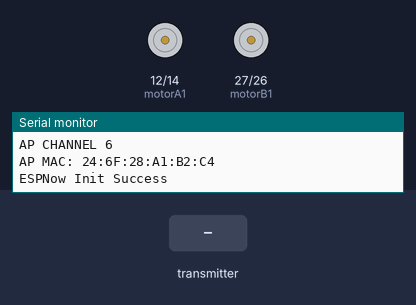
Recording of a sketch running on a simulated ESP32. On the bench: motor-driver pin pairs drawn as motors (green arrow = first pin HIGH = forward, orange = second pin HIGH = backward, longer = more drive), the last lines printed to the serial monitor. The inputs (shaded band) are chosen by the test bench.

Above: at 1.2 s.
1.3 s: the transmitter starts sending xvalue = 0
At 2.4 s:
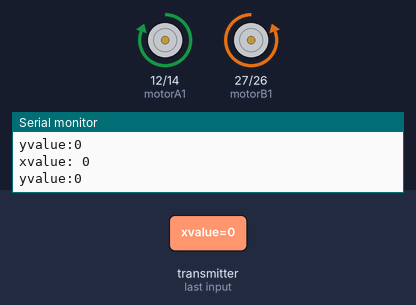
2.8 s: the transmitter starts sending xvalue = 4095
At 3.5 s:
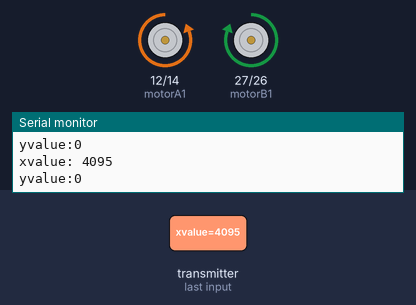
4.3 s: the transmitter starts sending xvalue = 1024
At 4.7 s:
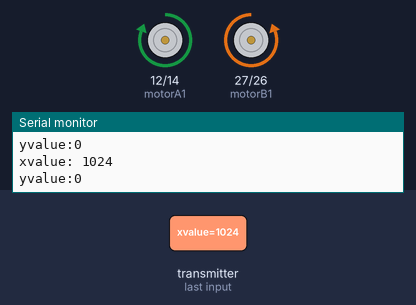
Timing chart, 0 to 7.3 s (numbered marks = the images above; inputs shaded):
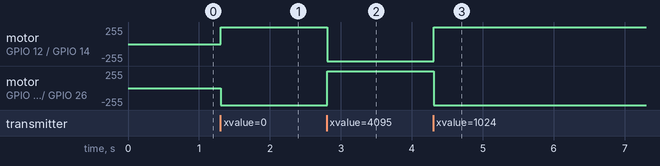

The sketch:

ESPNow_Basic_Slave.ino
```cpp
/**
   ESPNOW - Basic communication - Slave
   Date: 26th September 2017
   Author: Arvind Ravulavaru <https://github.com/arvindr21>
   Purpose: ESPNow Communication between a Master ESP32 and a Slave ESP32
   Description: This sketch consists of the code for the Slave module.
   Resources: (A bit outdated)
   a. https://espressif.com/sites/default/files/documentation/esp-now_user_guide_en.pdf
   b. http://www.esploradores.com/practica-6-conexion-esp-now/

   << This Device Slave >>

   Flow: Master
   Step 1 : ESPNow Init on Master and set it in STA mode
   Step 2 : Start scanning for Slave ESP32 (we have added a prefix of `slave` to the SSID of slave for an easy setup)
   Step 3 : Once found, add Slave as peer
   Step 4 : Register for send callback
   Step 5 : Start Transmitting data from Master to Slave

   Flow: Slave
   Step 1 : ESPNow Init on Slave
   Step 2 : Update the SSID of Slave with a prefix of `slave`
   Step 3 : Set Slave in AP mode
   Step 4 : Register for receive callback and wait for data
   Step 5 : Once data arrives, print it in the serial monitor

   Note: Master and Slave have been defined to easily understand the setup.
         Based on the ESPNOW API, there is no concept of Master and Slave.
         Any devices can act as master or salve.
*/

#include <esp_now.h>
#include <WiFi.h>

#define CHANNEL 1
//定义电机A引脚
int motorA1 = 12;
int motorA2 = 14;
//定义电机B引脚
int motorB1 = 27;
int motorB2 = 26;
// 设置数据结构体
typedef struct struct_message {
  //String board_name;
  int xvalue;
  int yvalue;
} struct_message;

struct_message myData;
// Init ESP Now with fallback
void InitESPNow() {
  WiFi.disconnect();
  if (esp_now_init() == ESP_OK) {
    Serial.println("ESPNow Init Success");
  }
  else {
    Serial.println("ESPNow Init Failed");
    // Retry InitESPNow, add a counte and then restart?
    // InitESPNow();
    // or Simply Restart
    ESP.restart();
  }
}

// config AP SSID
void configDeviceAP() {
  const char *SSID = "Slave_1";
  bool result = WiFi.softAP(SSID, "Slave_1_Password", CHANNEL, 0);
  if (!result) {
    Serial.println("AP Config failed.");
  } else {
    Serial.println("AP Config Success. Broadcasting with AP: " + String(SSID));
    Serial.print("AP CHANNEL "); Serial.println(WiFi.channel());
  }
}

void setup() {
  Serial.begin(115200);
    //设置引脚模式为输出
  pinMode(motorA1, OUTPUT);
  pinMode(motorA2, OUTPUT);
  pinMode(motorB1, OUTPUT);
  pinMode(motorB2, OUTPUT);

  Serial.println("ESPNow/Basic/Slave Example");
  //Set device in AP mode to begin with
  WiFi.mode(WIFI_AP);
  // configure device AP mode
  configDeviceAP();
  // This is the mac address of the Slave in AP Mode
  Serial.print("AP MAC: "); Serial.println(WiFi.softAPmacAddress());
  // Init ESPNow with a fallback logic
  InitESPNow();
  // Once ESPNow is successfully Init, we will register for recv CB to
  // get recv packer info.
  esp_now_register_recv_cb(OnDataRecv);
}

// callback when data is recv from Master
void OnDataRecv(const uint8_t *mac_addr, const uint8_t *incomingData, int data_len) {

  // char macStr[18];
  // snprintf(macStr, sizeof(macStr), "%02x:%02x:%02x:%02x:%02x:%02x",
  //          mac_addr[0], mac_addr[1], mac_addr[2], mac_addr[3], mac_addr[4], mac_addr[5]);
  // Serial.print("Last Packet Recv from: "); Serial.println(macStr);
  // Serial.print("Last Packet Recv Data: "); Serial.println(*data);
  // Serial.println("");

  memcpy(&myData, incomingData, sizeof(myData));
  //Serial.print("board_name: ");
  //Serial.println(myData.board_name);
  Serial.print("xvalue: ");
  Serial.println(myData.xvalue);
  Serial.print("yvalue:");
  Serial.println(myData.yvalue);
  Serial.println();
  int potXValue = myData.xvalue;
  int potYValue = myData.yvalue;
  //比较摇杆电位器的值并控制车辆的运动
  if (potXValue < 2250) {
    digitalWrite(motorA1, HIGH);
    digitalWrite(motorA2, LOW);
    digitalWrite(motorB1, LOW);
    digitalWrite(motorB2, HIGH);
  } else if (potXValue > 2700) {
    digitalWrite(motorA1, LOW);
    digitalWrite(motorA2, HIGH);
    digitalWrite(motorB1, HIGH);
    digitalWrite(motorB2, LOW);
  } else if (potYValue < 1500) {
    digitalWrite(motorA1, HIGH);
    digitalWrite(motorA2, LOW);
    digitalWrite(motorB1, HIGH);
    digitalWrite(motorB2, LOW);
  } else if (potYValue > 2160) {
    digitalWrite(motorA1, LOW);
    digitalWrite(motorA2, HIGH);
    digitalWrite(motorB1, LOW);
    digitalWrite(motorB2, HIGH);
  } else {
    digitalWrite(motorA1, LOW);
    digitalWrite(motorA2, LOW);
    digitalWrite(motorB1, LOW);
    digitalWrite(motorB2, LOW);
  }
}

void loop() {
  // Chill
}
```

Measured:
- after the input at 1.3 s, motor on GPIO 12 (motorA1) / GPIO 14 (motorA2): stopped → forward 255/255 at once; motor on GPIO 27 (motorB1) / GPIO 26 (motorB2): stopped → backward 255/255 at once
- after the input at 2.8 s, motor on GPIO 12 (motorA1) / GPIO 14 (motorA2): forward 255/255 → backward 255/255 at once; motor on GPIO 27 (motorB1) / GPIO 26 (motorB2): backward 255/255 → forward 255/255 at once
- after the input at 4.3 s, motor on GPIO 12 (motorA1) / GPIO 14 (motorA2): backward 255/255 → forward 255/255 at once; motor on GPIO 27 (motorB1) / GPIO 26 (motorB2): forward 255/255 → backward 255/255 at once
